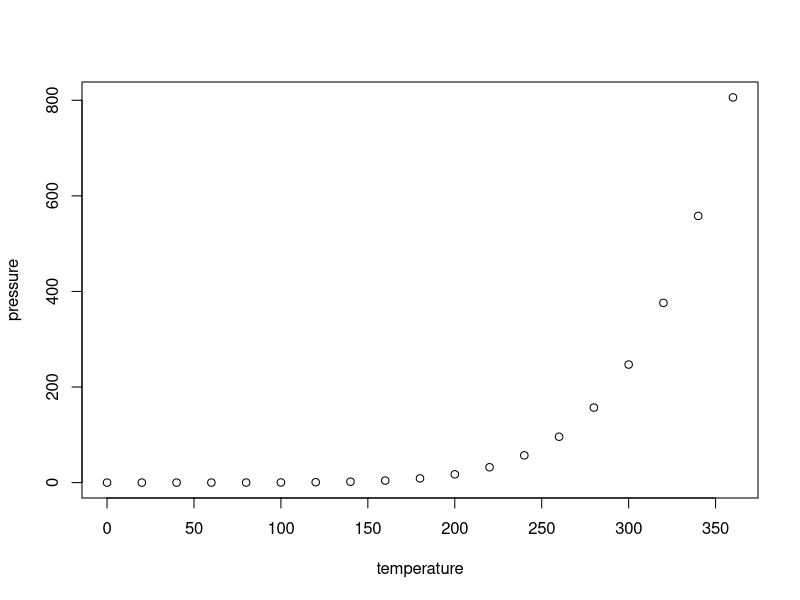
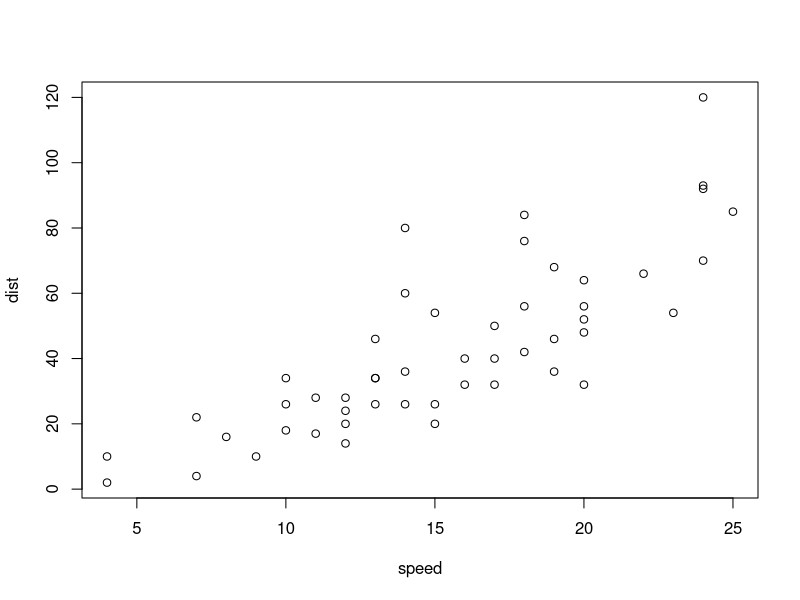
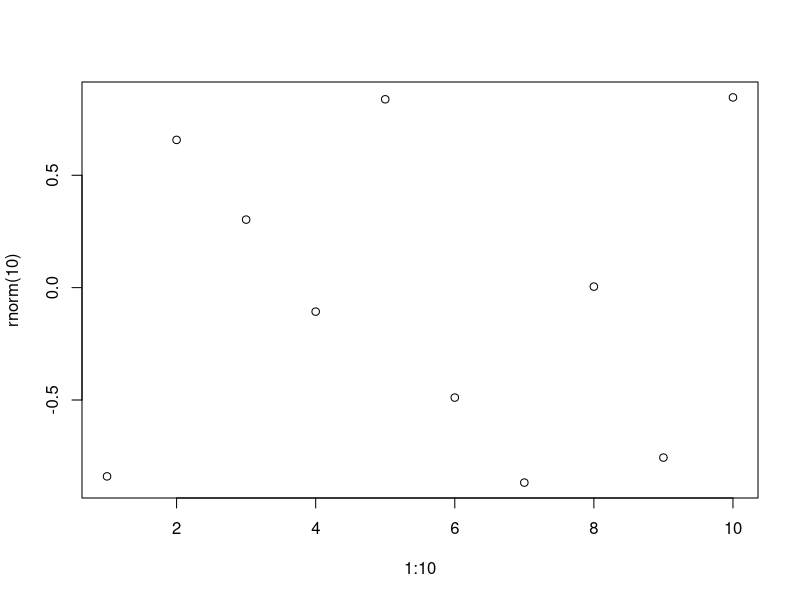
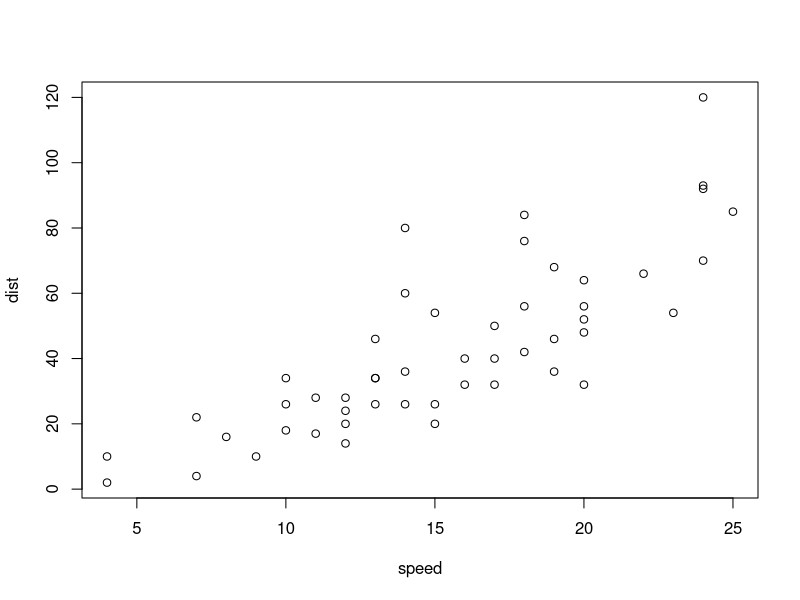
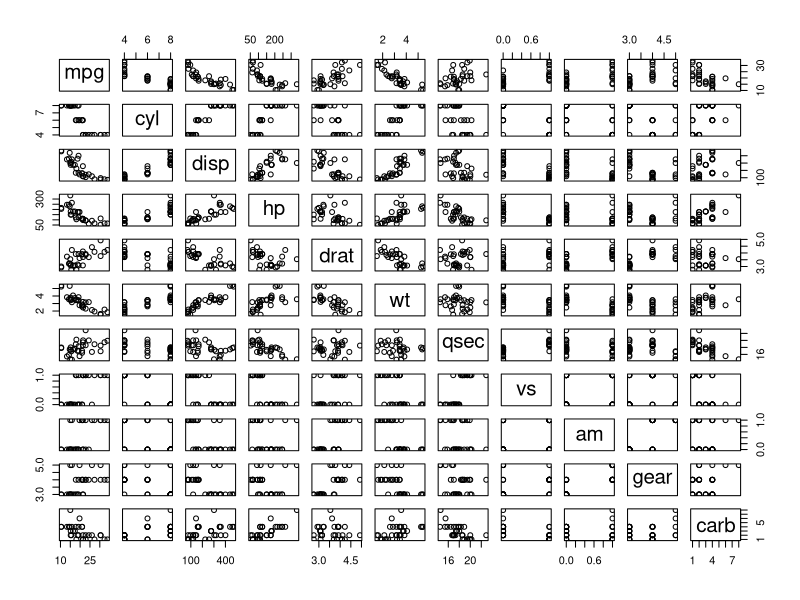
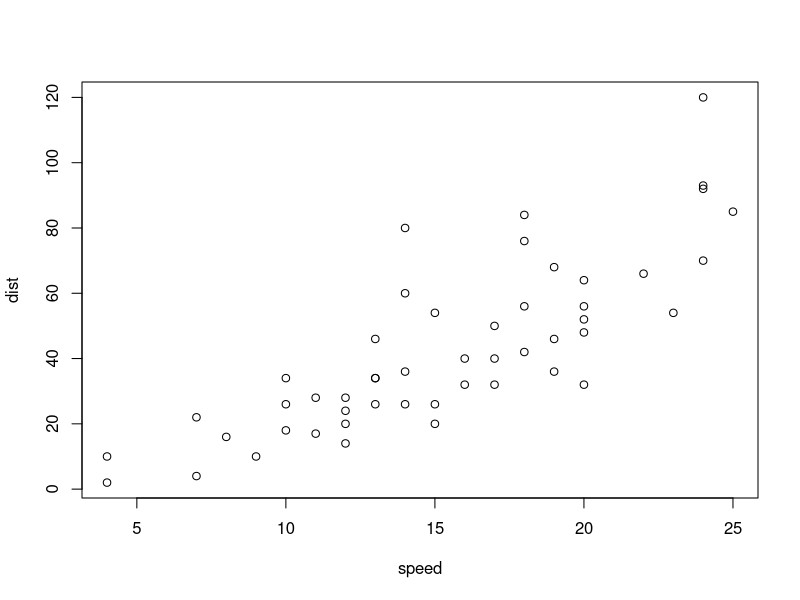
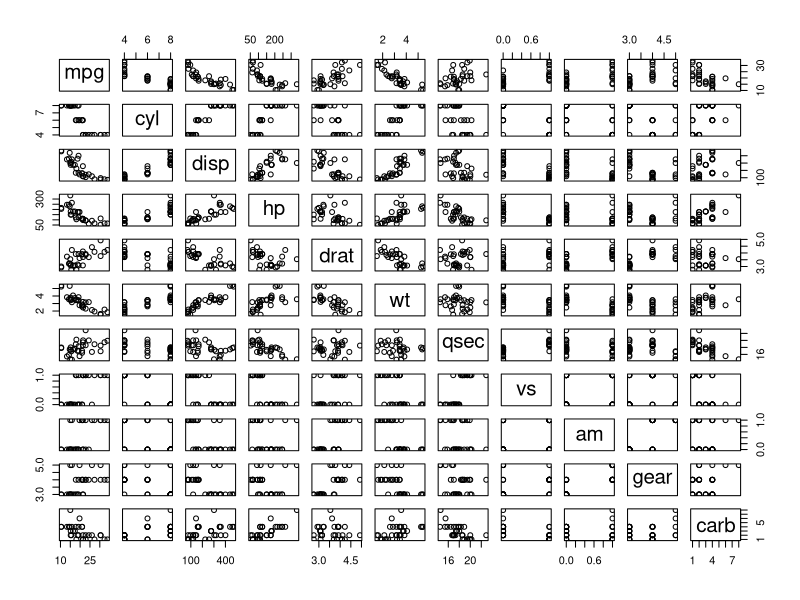
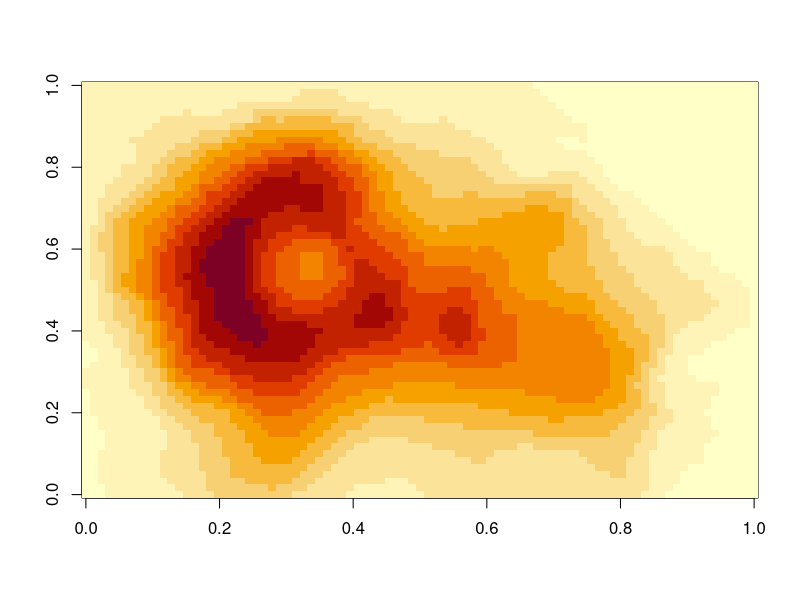

R code for these plots, in order:
## ---- chunk 1
#| label: fig-r-sub
#| fig-cap: >-
#|   Vapor pressure of mercury, and stopping distances of cars.
#| fig-subcap: ["Pressure", "Cars"]
#| fig-alt:
#|   - "Scatter plot of vapor pressure rising steeply with temperature"
#|   - "Scatter plot of stopping distance against speed for 50 cars"
#| layout-ncol: 2
#| panzoom: true

plot(pressure)
plot(cars)
## ---- chunk 2
#| fig-alt: "Scatter plot of ten random points"
#| fig-cap: >-
#|   Ten random points against their index.
#| panzoom: true
#| lightbox:
#|   group: r-graph
#|   description: Ten random points.

plot(1:10, rnorm(10))
## ---- chunk 3
#| fig-alt: "Scatter plot of stopping distance against speed for 50 cars"
#| fig-cap: >-
#|   Stopping distance against speed for 50 cars.
#| lightbox:
#|   group: r-graph
#|   description: Stopping distance against speed.

plot(cars)
## ---- chunk 4
#| fig-alt:
#|   - >-
#|     Scatterplot matrix of the mtcars data, each variable plotted against
#|     every other
#|   - "Scatter plot of stopping distance against speed for 50 cars"
#| panzoom: true
#| fig-cap:
#|   - "The mtcars data, each variable plotted against every other."
#|   - "Stopping distance against speed for 50 cars."
#| lightbox:
#|   group: cars
#|   description:
#|     - The mtcars data, each variable against every other.
#|     - Stopping distance against speed.

plot(mtcars)
plot(cars)
## ---- chunk 5
#| fig-cap: "The mtcars data, each variable plotted against every other."
#| lightbox: false
#| fig-alt: >-
#|   Scatterplot matrix of the mtcars data, each variable plotted against every
#|   other

plot(mtcars)
## ---- chunk 6
#| label: fig-plain
#| fig-alt: >-
#|   Heat map of the Maunga Whau volcano's heights, in yellow, orange, and red
#| fig-cap: >-
#|   Heights of Maunga Whau (Mount Eden), from pale yellow (low) to dark red
#|   (high).

image(volcano)
## ---- chunk 7
#| panzoom: true
#| fig-link: "https://quarto.org"
#| fig-alt: "Scatter plot of vapor pressure rising steeply with temperature"
#| fig-cap: "Vapor pressure of mercury against temperature."

plot(pressure)
